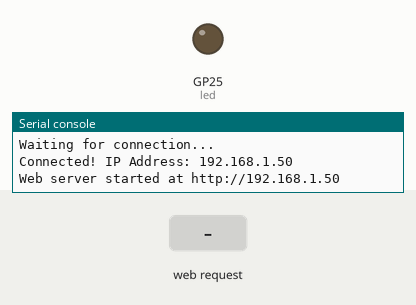
Simulated run of this program. Board: Raspberry Pi Pico running MicroPython. On the bench: output pins drawn as LEDs (lit = HIGH), the last lines printed to the serial console. Inputs (shaded band) come from the test bench. WiFi joins after 1.5 s.

Above: at 6.4 s.
6.5 s: HTTP request GET /sos received
At 8.4 s:
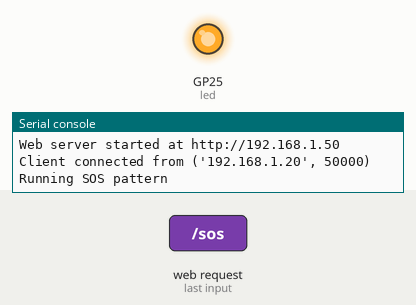
9.5 s: HTTP request GET /on received
12.5 s: HTTP request GET /off received
At 13.3 s:
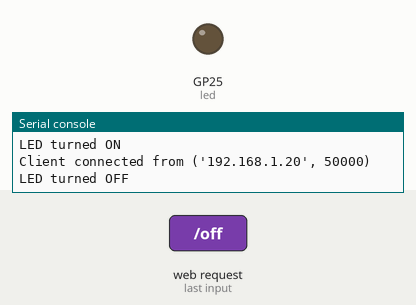
Timing chart, 0 to 15.5 s (numbered marks = the images above; inputs shaded):
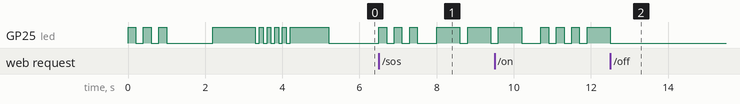

Measured:
- after the input at 6.5 s, GP25 (led): LOW → HIGH at once, → LOW 0.20 s later, → HIGH 0.20 s later, → LOW 0.20 s later, … (10 changes in this stretch)
- after the input at 12.5 s, GP25 (led): HIGH → LOW at once

The program:

simple_server.py
```python
import network
import socket
import time
from machine import Pin
import gc

# WiFi credentials
SSID = "Peace"
PASSWORD = "chocolatefreakR2D2!"

# Initialize LED
led = Pin("LED", Pin.OUT)

# Flash 3 times to indicate script start
for _ in range(3):
    led.on()
    time.sleep(0.2)
    led.off()
    time.sleep(0.2)

print("Starting fresh web server setup...")

def connect_to_wifi():
    """Connect to WiFi network"""
    wlan = network.WLAN(network.STA_IF)
    wlan.active(True)  # CRITICAL: Activate the interface

    print(f"Connecting to WiFi: {SSID}...")
    wlan.connect(SSID, PASSWORD)

    # Wait for connection with timeout
    max_wait = 20
    while max_wait > 0:
        if wlan.isconnected():
            break
        max_wait -= 1
        print("Waiting for connection...")
        time.sleep(1)
        led.toggle()  # Blink LED while connecting

    # Check if connection successful
    if wlan.isconnected():
        ip = wlan.ifconfig()[0]
        print(f"Connected! IP Address: {ip}")
        # Blink LED rapidly to indicate successful connection
        for _ in range(5):
            led.on()
            time.sleep(0.1)
            led.off()
            time.sleep(0.1)
        return wlan, ip
    else:
        print("Connection failed!")
        # Blink LED slowly to indicate failed connection
        for _ in range(3):
            led.on()
            time.sleep(0.5)
            led.off()
            time.sleep(0.5)
        return None, None

def web_page():
    """Generate the web page with buttons for controlling LED patterns"""
    gc.collect()  # Free up memory before creating the HTML

    html = """<!DOCTYPE html>
<html>
<head>
    <title>Pico W LED Control</title>
    <meta name="viewport" content="width=device-width, initial-scale=1">
    <style>
        body { font-family: Arial; text-align: center; margin: 0px auto; padding-top: 30px; }
        .button {
            padding: 15px 20px;
            font-size: 24px;
            text-align: center;
            outline: none;
            color: #fff;
            background-color: #0f8a9d;
            border: none;
            border-radius: 5px;
            margin: 10px;
            cursor: pointer;
        }
        .button:hover { background-color: #0c7384; }
        .button:active { background-color: #0c6a79; }
        .container { max-width: 400px; margin: 0 auto; }
        h1 { color: #0f8a9d; }
    </style>
</head>
<body>
    <div class="container">
        <h1>Pico W LED Control</h1>
        <p>Control your Pico W LED from anywhere on your network!</p>

        <a href="/on"><button class="button">LED ON</button></a>
        <a href="/off"><button class="button">LED OFF</button></a>
        <a href="/sos"><button class="button">SOS Pattern</button></a>
        <a href="/blink"><button class="button">Blink</button></a>
    </div>
</body>
</html>
"""
    return html

# Simplified server that just turns LED on/off
def run_web_server():
    """Start a web server to control LED"""
    # Connect to WiFi first
    wlan, ip = connect_to_wifi()
    if not wlan or not wlan.isconnected():
        print("Could not connect to WiFi. Check credentials and try again.")
        return

    # Create socket
    addr = socket.getaddrinfo('0.0.0.0', 80)[0][-1]
    s = socket.socket()
    s.setsockopt(socket.SOL_SOCKET, socket.SO_REUSEADDR, 1)
    s.bind(addr)
    s.listen(5)
    print(f"Web server started at http://{ip}")

    # Turn LED on briefly to indicate server is running
    led.on()
    time.sleep(1)
    led.off()

    # Define LED patterns
    def blink_pattern(times=10):
        for _ in range(times):
            led.on()
            time.sleep(0.2)
            led.off()
            time.sleep(0.2)

    def sos_pattern():
        # S: 3 short
        for _ in range(3):
            led.on()
            time.sleep(0.2)
            led.off()
            time.sleep(0.2)
        time.sleep(0.3)
        # O: 3 long
        for _ in range(3):
            led.on()
            time.sleep(0.6)
            led.off()
            time.sleep(0.2)
        time.sleep(0.3)
        # S: 3 short
        for _ in range(3):
            led.on()
            time.sleep(0.2)
            led.off()
            time.sleep(0.2)

    # Web server main loop
    pattern_running = False
    try:
        while True:
            if not pattern_running:
                cl, addr = s.accept()
                print('Client connected from', addr)
                request = cl.recv(1024)
                request = str(request)

                # Process requests - SIMPLIFIED
                if '/on' in request:
                    led.on()
                    print("LED turned ON")
                elif '/off' in request:
                    led.off()
                    print("LED turned OFF")
                elif '/sos' in request:
                    print("Running SOS pattern")
                    sos_pattern()
                elif '/blink' in request:
                    print("Running blink pattern")
                    blink_pattern()

                # Send response
                response = web_page()
                cl.send('HTTP/1.0 200 OK\r\nContent-type: text/html\r\n\r\n')
                cl.send(response)
                cl.close()
    except Exception as e:
        print(f"Error in web server: {e}")
    finally:
        s.close()
        print("Web server stopped")
        led.off()

# Auto-run the web server
print("Starting web server...")
run_web_server()
```
